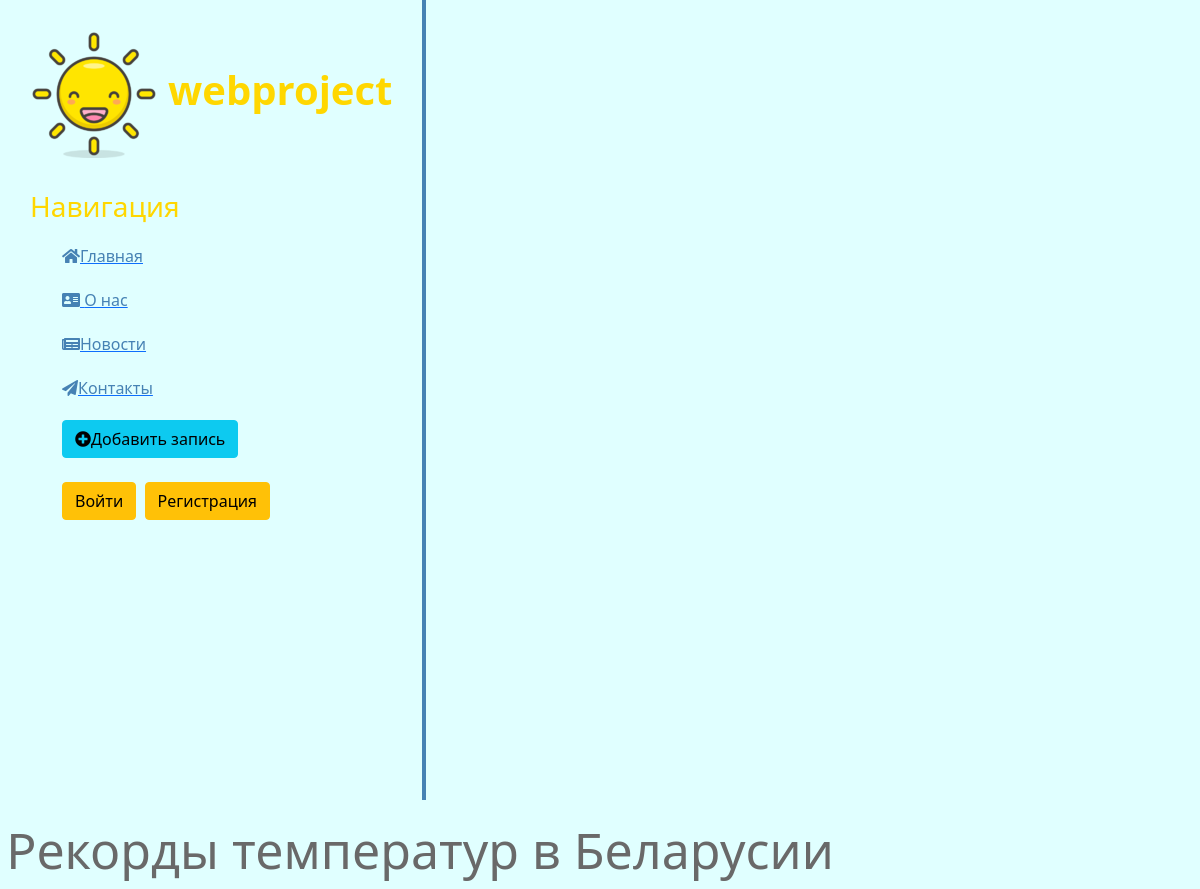
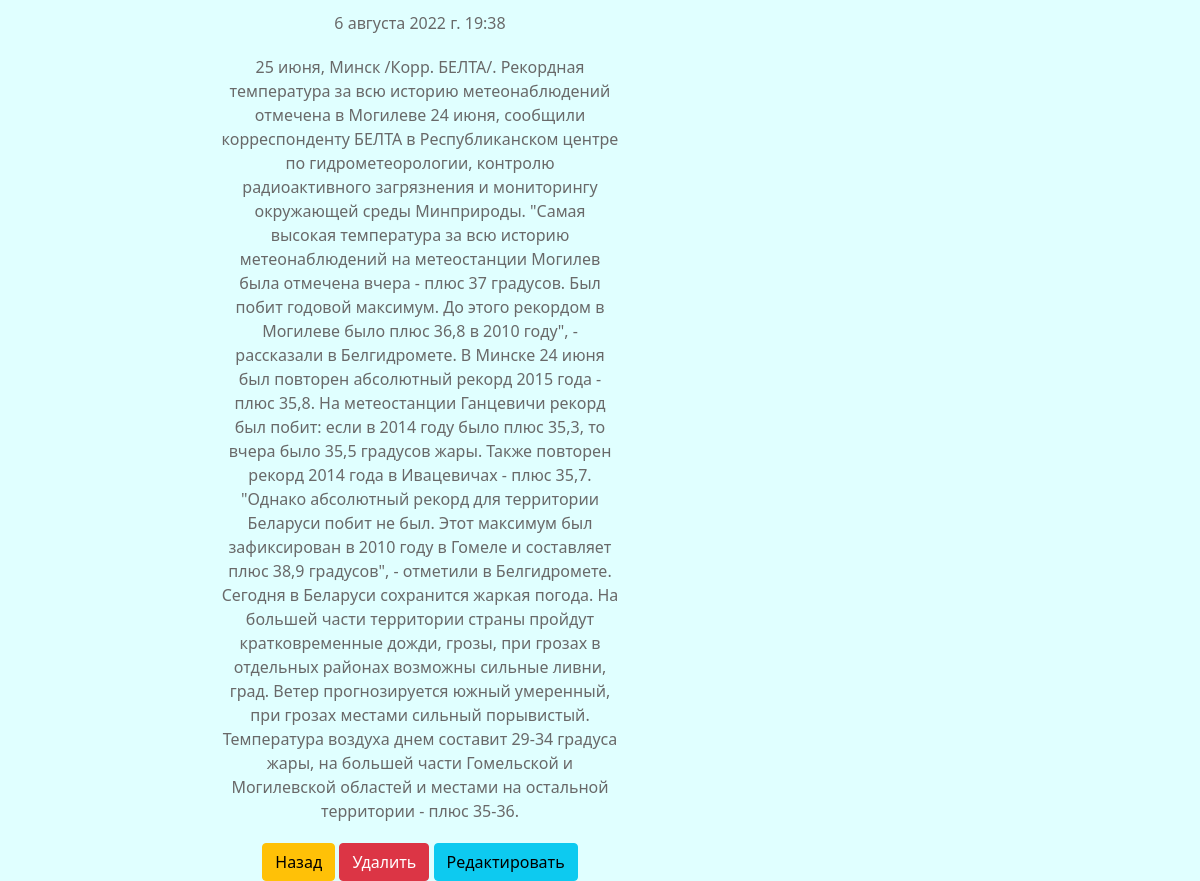
/news/5, run on the app's committed database (2 pictures, top to bottom).
### news/models.py (models this page shows, shortened)
class Artiles(models.Model):
    title = models.CharField('Название', max_length=50)
    anons = models.CharField('Анонс', max_length=250)
    full_text = models.TextField('Статья')
    date = models.DateTimeField('Дата публикации')
    class Meta:
        verbose_name='Новость'
        verbose_name_plural='Новости'

### news/views.py (the view)
# urls.py: path('<int:pk>', views.NewDetailView.as_view(), name='news-detail'),
class NewDetailView(DetailView):
    model = Artiles
    template_name = 'news/details_view.html'
    context_object_name = 'article'

### news/templates/news/details_view.html (shortened to what this page needs)
{% extends 'main/layout.html' %}
{% block content %}
   <div class="features">
      <h1>{{ article.title }}</h1>
       <p>{{ article.date }}</p>
       <p>{{ article.full_text }}</p>
       <a href="{% url 'news_home' %}" class="btn btn-warning">Назад</a>
       <a href="{% url 'news-delete' article.id %}" class="btn btn-danger">Удалить</a>
       <a href="{% url 'news-update' article.id %}" class="btn btn-info">Редактировать</a>
   </div>
{% endblock %}

### main/static/main/css/main.css (style rules this page uses)
body { background: #E0FFFF; }
main .features { float: left; color: #696969; margin-top: 20px; text-align: center; width: 70%; }
main .features h1 { font-size: 50px; }
main .features p { max-width:400px; margin: 20px auto }

### data on the page
Artiles: title "Рекорды температур в Беларусии", date "6 августа 2022 г. 19:38", full_text "25 июня, Минск /Корр. БЕЛТА/. Рекордная температура за всю историю метеонаблюдений отмечена в Могилеве 24 июня, сообщили корреспонденту БЕЛТА в Республиканском центре по гидрометеорологии, контролю радиоактивного загрязнения и мониторингу окружающей среды Минприроды. \"Самая высокая температура за всю историю метеонаблюдений на метеостанции Могилев была отмечена вчера - плюс 37 градусов. Был побит годовой максимум. До этого рекордом в Могилеве было плюс 36,8 в 2010 году\", - рассказали в Белгидромете. В Минске 24 июня был повторен абсолютный рекорд 2015 года - плюс 35,8. На метеостанции Ганцевичи рекорд был побит: если в 2014 году было плюс 35,3, то вчера было 35,5 градусов жары. Также…"
